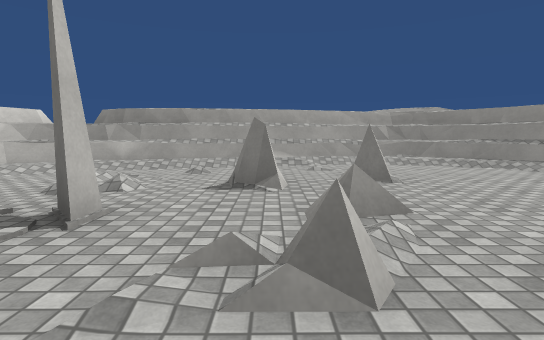
View 1 (above)

24 first-person views from a walk through a scene from a Unity 3-D project. The camera is 1.2 m above the floor, tilts 6° down and sees 80° across. The floor is counted in squares, 2 m on a side. Each view is taken from the middle of a square. On the plan, view 1 faces up. The plan holds only what a view shows up to about 10 squares ahead; the rest is blank. The place goes on beyond the plan. The player character is not drawn. Surface patterns are stand-ins for the level's own textures.

View 2
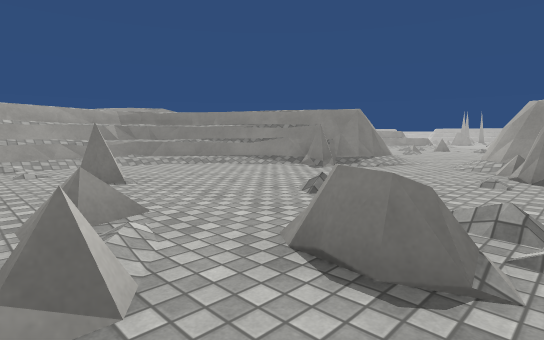

View 3
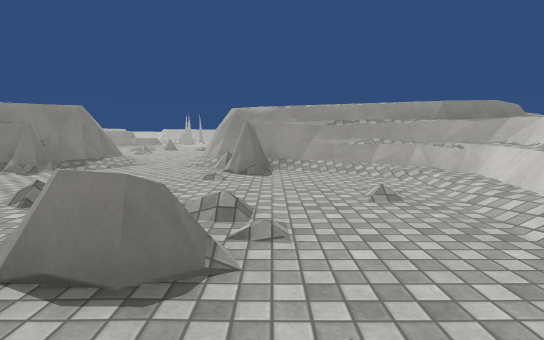

View 4
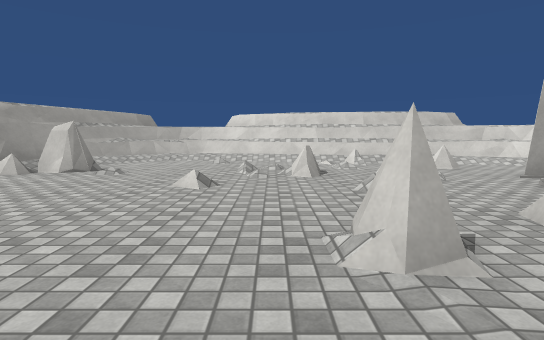

View 5
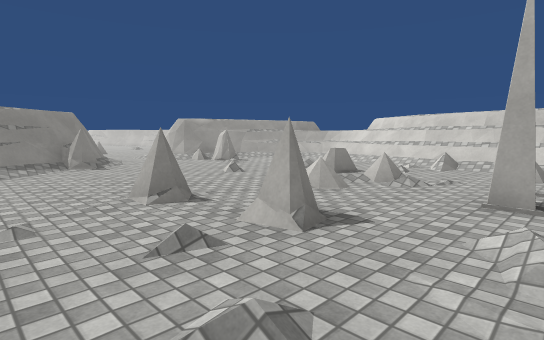

View 6
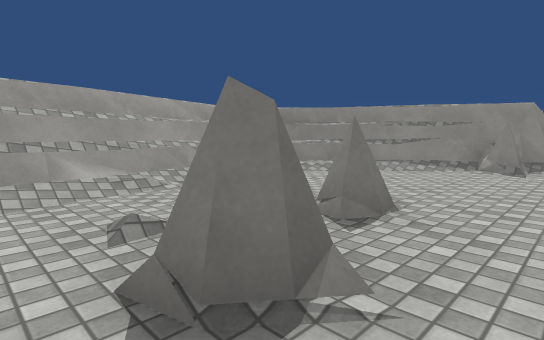

View 7
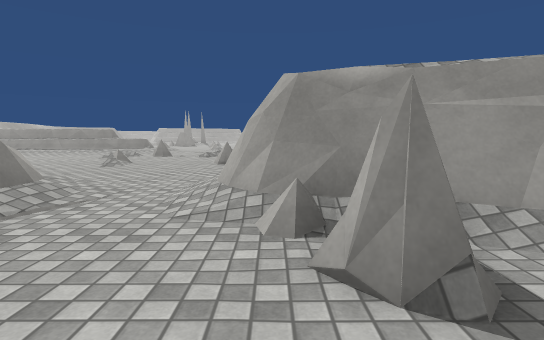

View 8
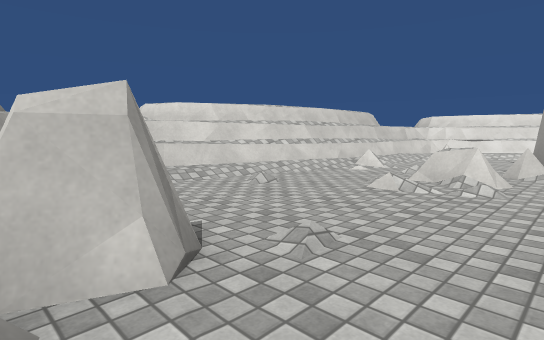

View 9
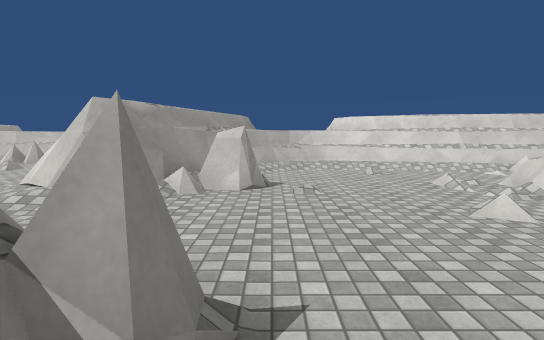

View 10
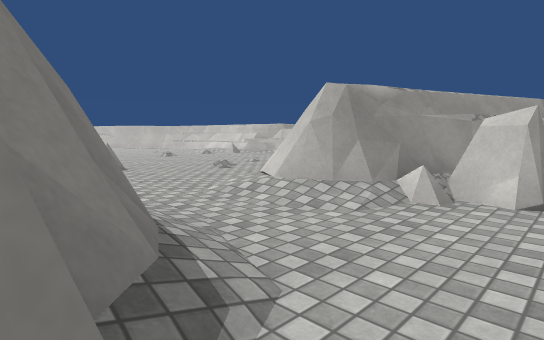

View 11
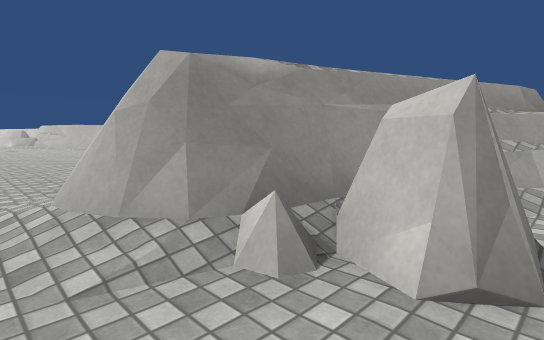

View 12
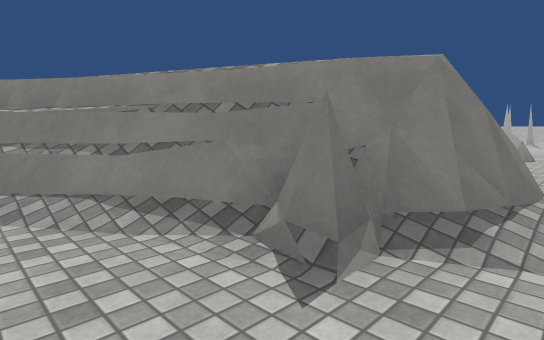

View 13
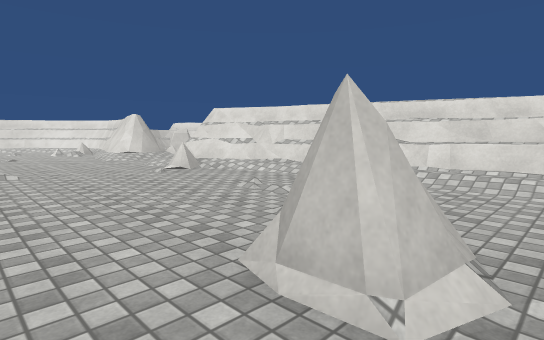

View 14
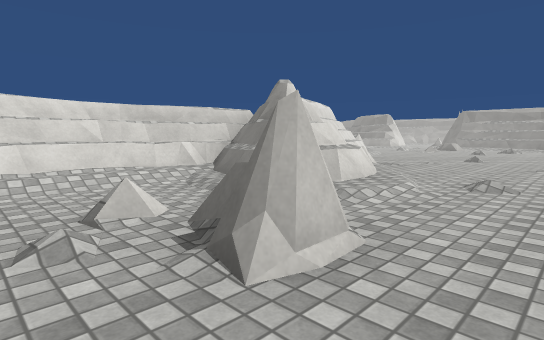

View 15
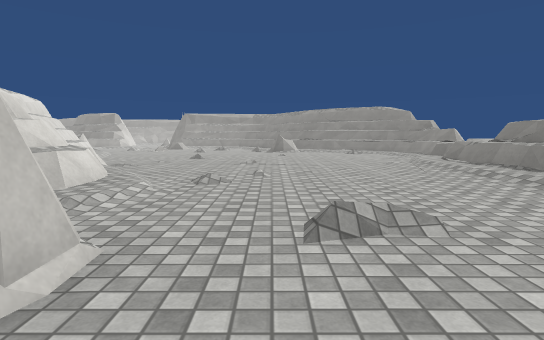

View 16
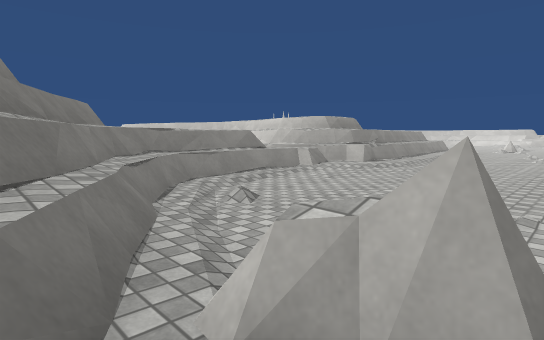

View 17
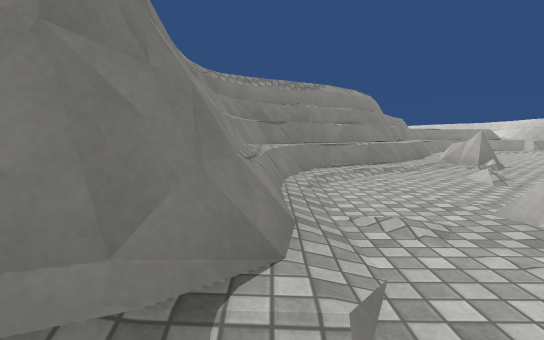

View 18
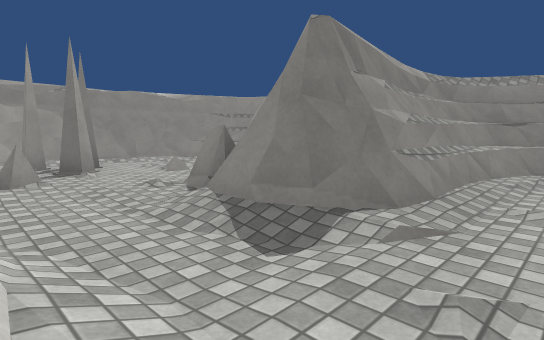

View 19
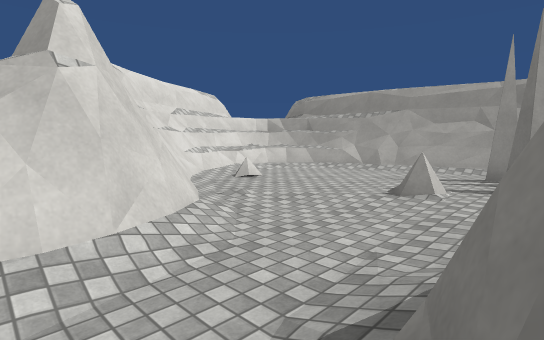

View 20
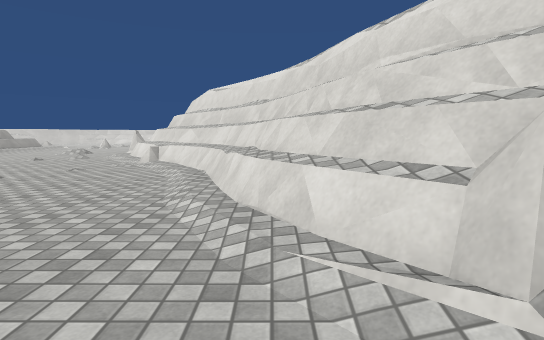

View 21
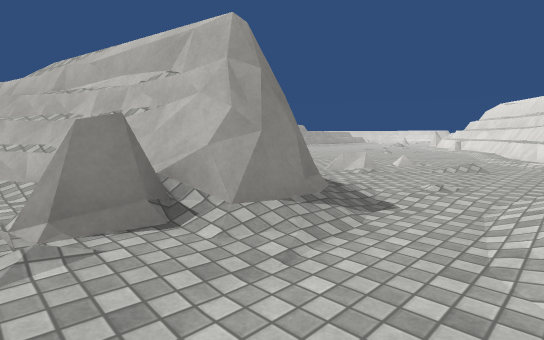

View 22
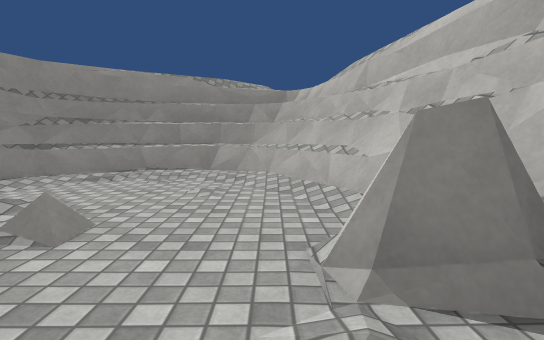

View 23
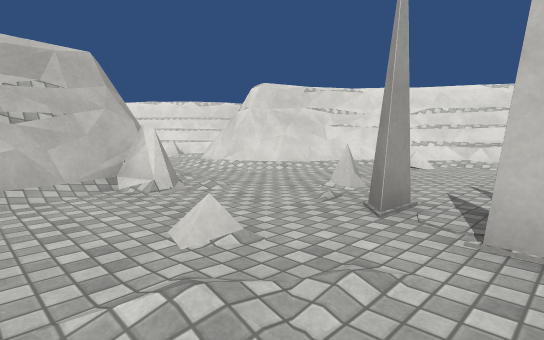

View 24
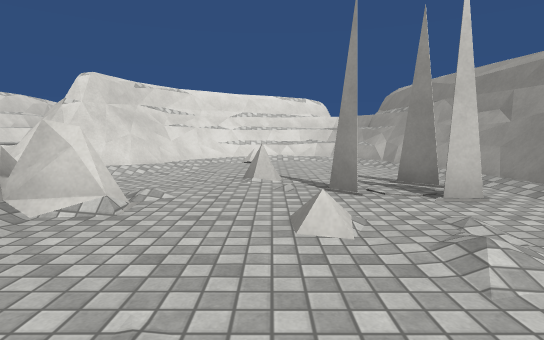

### Floor plan
Key: @ floor where view 1 was taken; # wall or solid block; . main floor; : floor 0.25 m higher than the main floor; / step, stairs or slope; = window, fence, low wall or low ledge; ^ raised ledge; O other object.
Columns run from 2 left of view 1 to 18 right of it. Each row starts with its distance up from view 1.
 31    #########
 30   #^#..OO..##
 29   #/...O....^#
 28   #/=..=....^#
 27   ##..../..^^#
 26    ###..#####
 25     ##/.#####
 24      #/./#^^^#
 23       /...../^#
 22   #^^/...=../^##
 21    ##^/....../^##
 20       ^......#//^##
 19       #^......../^^
 18       #^/......../^
 17        #/......../#
 16        #^........^^
 15        ##/....../^^^^
 14         ##/.....:^^##
 13         ##^/./..:^#
 12        ####^/.../^
 11        ^^^^/..../^
 10       #^^//.../.
  9       ##^/.=#./.
  8   ######^//......
  7 ##^^//^# /.......
  6 //..../##/.......
  5 .//..../##=....//
  4 /.#..../##/..=..=
  3 ........=/.......
  2 OO.=./...//..=.
  1 O..=/...##/.........
  0 .=@./...##/.........
 -1 //# ./..##=...../
 -2 ####^//^#  .....
 -3    ##^^^#    #.
 -4      # ^#     =^
 -5         ^     ^#

Where each view was taken, in squares from view 1:
view 1: 0 up, 0 right, facing up
view 2: 0 up, 0 right, facing up-right
view 3: 0 up, 0 right, facing right
view 4: 6 up, 2 right, facing down
view 5: 6 up, 2 left, facing down-right
view 6: 3 up, 1 left, facing up-right
view 7: 1 up, 4 right, facing right
view 8: 2 up, 6 right, facing down-left
view 9: 5 up, 5 right, facing down
view 10: 4 up, 5 right, facing down-right
view 11: 2 up, 5 right, facing down-right
view 12: 3 up, 4 right, facing up-right
view 13: 10 up, 11 right, facing down-left
view 14: 8 up, 11 right, facing up-left
view 15: 8 up, 11 right, facing up
view 16: 21 up, 11 right, facing down-right
view 17: 24 up, 5 right, facing right
view 18: 23 up, 4 right, facing up-right
view 19: 24 up, 6 right, facing up-left
view 20: 21 up, 5 right, facing down
view 21: 27 up, 4 right, facing down-right
view 22: 27 up, 5 right, facing right
view 23: 30 up, 8 right, facing down-left
view 24: 28 up, 9 right, facing left
